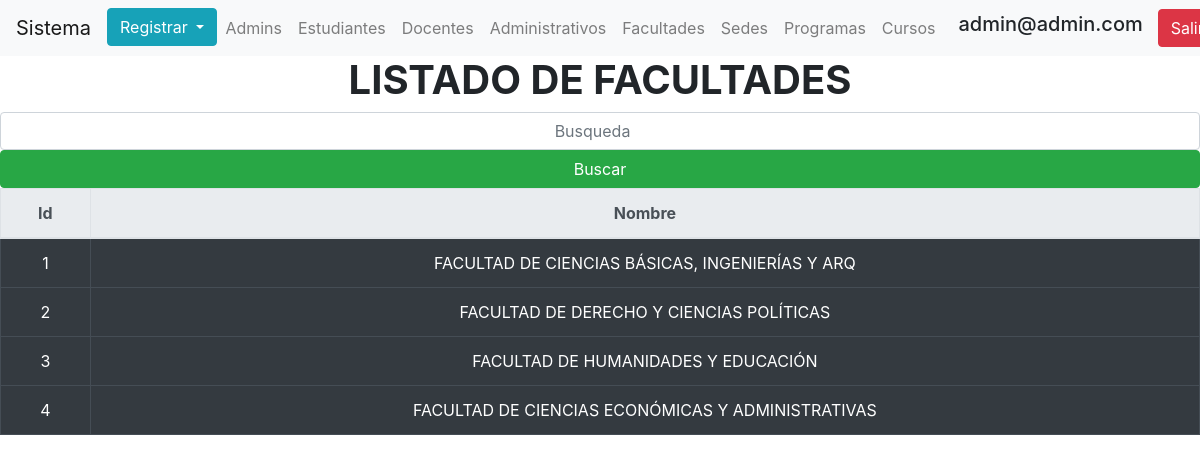
Screenshot of /index.php?page=facultades (signed in) with the database file from the repository.
### tables this page shows
CREATE TABLE `facultad` (
  `Id_Facultad` int(11) NOT NULL,
  `Nombre` varchar(120) NOT NULL
);

### Listado/listado_facultades.php (the view, shortened to what this page needs)
<table class="table  table-bordered table-dark table-hover  "  >
  <thead class="thead-light">
      <tr>
      <b>  <th scope="col"  >Id</th>
        <th scope="col" >Nombre</th>
      </tr>
  </thead>
      <h1 class="text-center ">LISTADO DE FACULTADES</h1> </b>
      <form class="form-inline my-2 my-lg-0 " method="post" action="index.php?page=facultades">
     <center> <input class="form-control mr-sm-2" type="search" placeholder="Busqueda" aria-label="Search" name="query" id="query" style="text-align:center">
        <button class="btn btn-success w-100" type="submit">Buscar</button>
    </form>
      <?php
        require ('src/conexion.php');
          if(isset($_POST['query'])){
            $query = "SELECT * FROM facultad WHERE Id_Facultad LIKE '%".$_POST['query']."%' OR Nombre LIKE '%".$_POST['query']."%' OR Modalidad LIKE '%".$_POST['query']."%' OR Nombre_p LIKE '%".$_POST['query']."%'" ;
          } else {
            $query = "SELECT * FROM facultad";
          }
          $resultado = $miconexion->query($query);
          while ($datos = $resultado->fetch_assoc()) {
          ?>
            <tr>
                <td ><?php echo $datos['Id_Facultad']; ?> </td>
                <td> <?php echo $datos['Nombre']; ?></td>
              </tr>
            <?php
            }
            ?>
  </table>

### Listado/listado_facultades.php (style rules this page uses)
td, th { border: solid 3px; text-align: center; }

### rows the page displays
facultad: Id_Facultad "1", Nombre "FACULTAD DE CIENCIAS BÁSICAS, INGENIERÍAS Y ARQ"
facultad: Id_Facultad "2", Nombre "FACULTAD DE DERECHO Y CIENCIAS POLÍTICAS"
facultad: Id_Facultad "3", Nombre "FACULTAD DE HUMANIDADES Y EDUCACIÓN"
facultad: Id_Facultad "4", Nombre "FACULTAD DE CIENCIAS ECONÓMICAS Y ADMINISTRATIVAS"

### other values shown
$_SESSION["auth"] "admin@admin.com"
